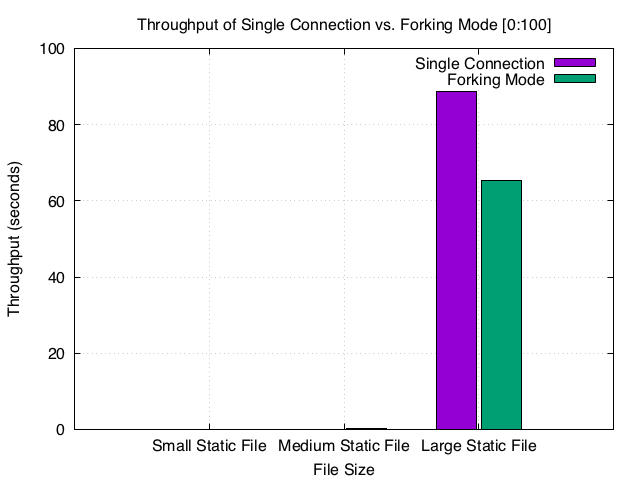

Recreate this plot in gnuplot.
set title "Throughput of Single Connection vs. Forking Mode [0:100]"
set auto x
set yrange [0:100]
set style data histogram
set style histogram cluster gap 1
set style fill solid border -1
set boxwidth 0.9
set grid x
set grid y
set xlabel "File Size"
set ylabel "Throughput (seconds)"

plot 'throughput.dat' using 2:xticlabels(1) title "Single Connection", '' using 3:xticlabels(1) title "Forking Mode"

set term png
set output "throughput1.png"
replot
set term x11